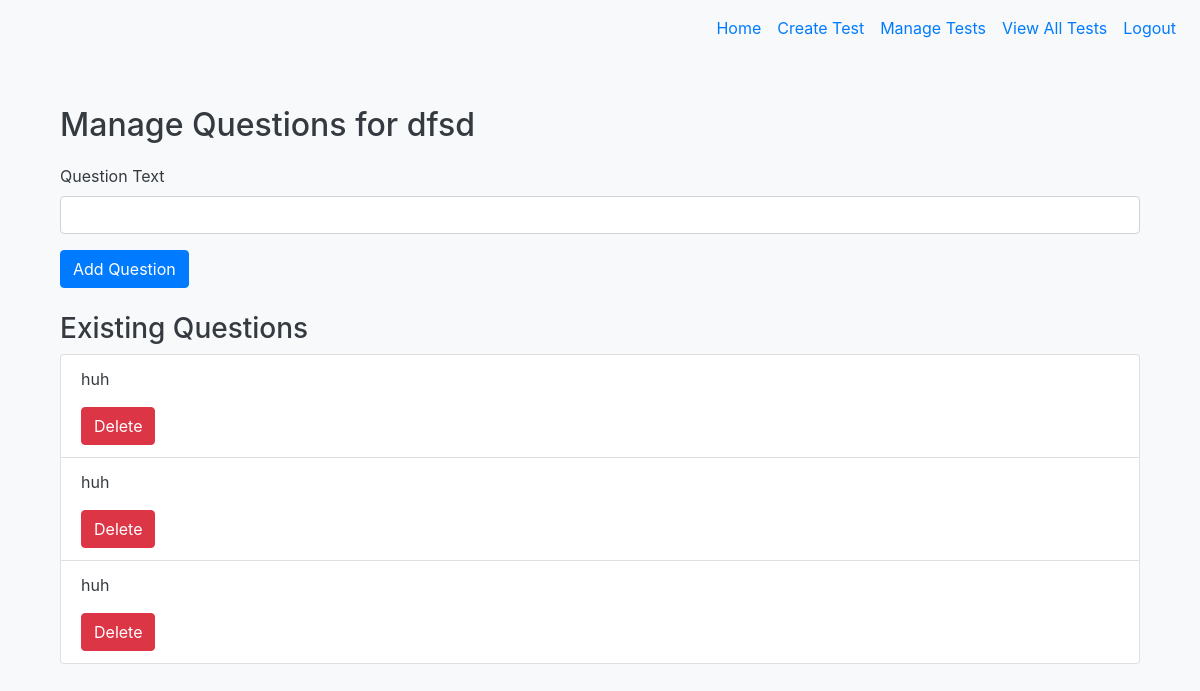
Screenshot of /test/2/questions (signed in) with the database file from the repository.
### tables this page shows
CREATE TABLE Test (
    id INTEGER PRIMARY KEY AUTOINCREMENT,
    teacher_id INTEGER NOT NULL,
    test_name TEXT NOT NULL,
    test_description TEXT,
    FOREIGN KEY (teacher_id) REFERENCES User(id)
);

CREATE TABLE Question (
    id INTEGER PRIMARY KEY AUTOINCREMENT,
    test_id INTEGER NOT NULL,
    question_text TEXT NOT NULL,
    question_type TEXT NOT NULL,  -- 'open-ended'
    FOREIGN KEY (test_id) REFERENCES Test(id)
);

### app.py (the view, shortened to what this page needs)
@app.route('/test/<int:test_id>/questions', methods=['GET', 'POST'])
@login_required
def manage_questions(test_id):
    test = db.execute("SELECT * FROM Test WHERE id = ?", test_id)[0]
    questions = db.execute("SELECT * FROM Question WHERE test_id = ?", test_id)
    return render_template('manage_questions.html', test=test, questions=questions)

### app.py (called while the page is built)
@login_manager.user_loader
def load_user(user_id):
    user = db.execute("SELECT * FROM User WHERE id = ?", user_id)
    if user:
        return User(id=user[0]['id'], username=user[0]['username'], password=user[0]['password'], role=user[0]['role'])
    return None

### templates/manage_questions.html
{% extends "base.html" %}
{% block content %}
<div class="container mt-4">
    <h2>Manage Questions for {{ test.test_name }}</h2>
    <form action="/test/{{ test.id }}/questions" method="post">
        <div class="form-group">
            <label for="question_text">Question Text</label>
            <input type="text" class="form-control" id="question_text" name="question_text" required>
        </div>
        <button type="submit" class="btn btn-primary">Add Question</button>
    </form>
    <h3 class="mt-4">Existing Questions</h3>
    <ul class="list-group">
        {% for question in questions %}
        <li class="list-group-item">
            <p>{{ question.question_text }}</p>
            <form action="/delete_question/{{ question.id }}" method="post" style="display: inline;">
                <button type="submit" class="btn btn-danger">Delete</button>
            </form>
        </li>
        {% endfor %}
    </ul>
</div>
{% endblock %}

### static/css/styles.css (style rules this page uses)
body { background-color: #f8f9fa; color: #343a40; }
.container { margin-top: 50px; }
h2 { margin-bottom: 20px; }
.form-control { margin-bottom: 15px; }
.btn-primary { background-color: #007bff; border-color: #007bff; }

### rows the page displays
Test: test_name "dfsd"
Question: question_text "huh"
Question: question_text "huh"
Question: question_text "huh"
